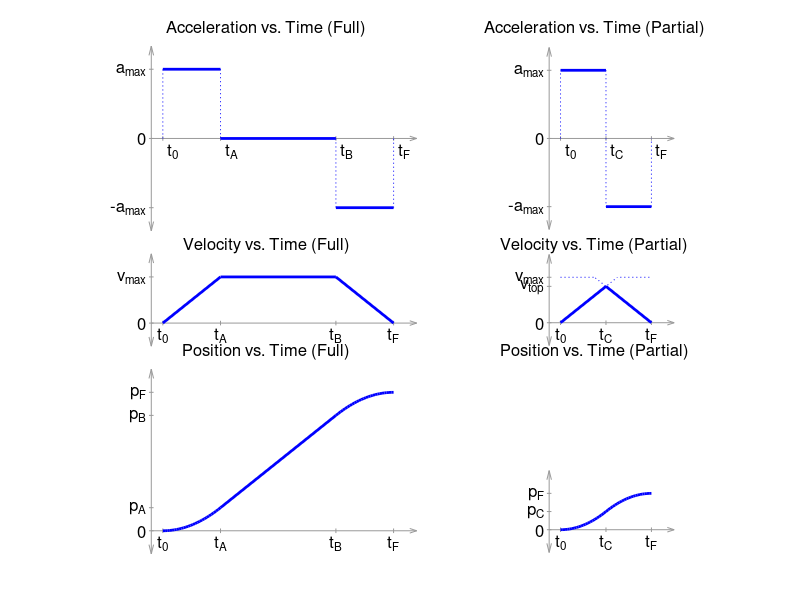

The MATLAB source for this figure:
%% Constants
t0 = 0.5;
tA = 3.0;
tB = 8.0;
tF = 10.5;
tC = 2.5;
tP = 4.5;

%% Functions
format = @(txt) set(txt, 'FontSize', 12, 'Color', [0.0, 0.0, 0.0]);
grey = @(obj) set(obj, 'Color', [0.6, 0.6, 0.6]);

set(figure, 'Color', [1 1 1]);

%% Acceleration plot (Full)
ha = axes('ActivePositionProperty', 'position', ...
          'Position', [2/27 16/26 14/27 8/26], ...
          'XLim', [-2 12], 'YLim', [-4 4]);
hold(ha, 'on');
axis(ha, 'equal');
set(ha, 'Visible', 'off');

% t-axis
grey(line([0 11.5], [0 0]));
% t-ticks
grey(line([t0 t0], 0.1 * [1 -1]));
grey(line([tA tA], 0.1 * [1 -1]));
grey(line([tB tB], 0.1 * [1 -1]));
grey(line([tF tF], 0.1 * [1 -1]));
% t-arrow
grey(line(11.5 - 0.3 * [1 0 1], 0.1 * [-1 0 1]));

% a-axis
grey(line([0 0], 4 * [1 -1]));
% a-ticks
grey(line(0.1 * [-1 1], 3 * [1 1]));
grey(line(0.1 * [-1 1], [0 0]));
grey(line(0.1 * [-1 1], -3 * [1 1]));
% a-arrows
grey(line(0.1 * [-1 0 1], 4 - 0.4 * [1 0 1]));
grey(line(0.1 * [-1 0 1], 0.4 * [1 0 1] - 4));

% data
plot(ha, [t0 t0], [ 0  3], 'b:');
plot(ha, [t0 tA], [ 3  3], 'b-', 'LineWidth', 2);
plot(ha, [tA tA], [ 3  0], 'b:');
plot(ha, [tA tB], [ 0  0], 'b-', 'LineWidth', 2);
plot(ha, [tB tB], [ 0 -3], 'b:');
plot(ha, [tB tF], [-3 -3], 'b-', 'LineWidth', 2);
plot(ha, [tF tF], [-3  0], 'b:');

% title
format(text(0.5, 1.1, 'Acceleration vs. Time (Full)', ...
    'HorizontalAlignment', 'center', ...
    'VerticalAlignment', 'middle', ...
    'Units', 'normalized'));

% t-axis labels
format(text([t0 tA tB tF] + 0.2, -0.2 * [1 1 1 1], ...
    {'t_0', 't_A', 't_B', 't_F'}, ...
    'HorizontalAlignment', 'left', ...
    'VerticalAlignment', 'top', ...
    'Units', 'data'));

% a-axis labels
format(text(-0.2 * [1 1 1], 3 * [1 0 -1], ...
    {'a_{max}', '0', '-a_{max}'}, ...
    'HorizontalAlignment', 'right', ...
    'VerticalAlignment', 'middle', ...
    'Units', 'data'));

%% Acceleration plot (Partial)
ha = axes('ActivePositionProperty', 'position', ...
          'Position', [17/27 16/26 5/22 8/26], ...
          'XLim', [-2 6], 'YLim', [-4 4]);
hold(ha, 'on');
axis(ha, 'equal');
set(ha, 'Visible', 'off');

% t-axis
grey(line([0 5.5], [0 0]));
% t-ticks
grey(line([t0 t0], 0.1 * [1 -1]));
grey(line([tC tC], 0.1 * [1 -1]));
grey(line([tP tP], 0.1 * [1 -1]));
% t-arrow
grey(line(5.5 - 0.3 * [1 0 1], 0.1 * [-1 0 1]));

% a-axis
grey(line([0 0], 4 * [1 -1]));
% a-ticks
grey(line(0.1 * [-1 1], 3 * [1 1]));
grey(line(0.1 * [-1 1], [0 0]));
grey(line(0.1 * [-1 1], -3 * [1 1]));
% a-arrows
grey(line(0.1 * [-1 0 1], 4 - 0.4 * [1 0 1]));
grey(line(0.1 * [-1 0 1], 0.4 * [1 0 1] - 4));

% data
plot(ha, [t0 t0], [ 0  3], 'b:');
plot(ha, [t0 tC], [ 3  3], 'b-', 'LineWidth', 2);
plot(ha, [tC tC], [ 3 -3], 'b:');
plot(ha, [tC tP], [-3 -3], 'b-', 'LineWidth', 2);
plot(ha, [tP tP], [-3  0], 'b:');

% title
format(text(0.5, 1.1, 'Acceleration vs. Time (Partial)', ...
    'HorizontalAlignment', 'center', ...
    'VerticalAlignment', 'middle', ...
    'Units', 'normalized'));

% t-axis labels
format(text([t0 tC tP] + 0.2, -0.2 * [1 1 1], ...
    {'t_0', 't_C', 't_F'}, ...
    'HorizontalAlignment', 'left', ...
    'VerticalAlignment', 'top', ...
    'Units', 'data'));

% a-axis labels
format(text(-0.2 * [1 1 1], 3 * [1 0 -1], ...
    {'a_{max}', '0', '-a_{max}'}, ...
    'HorizontalAlignment', 'right', ...
    'VerticalAlignment', 'middle', ...
    'Units', 'data'));

%% Velocity plot (Full)
ha = axes('ActivePositionProperty', 'position', ...
          'Position', [2/27 11/26 14/27 4/26], ...
          'XLim', [-2 12], 'YLim', [-1 3]);
hold(ha, 'on');
axis(ha, 'equal');
set(ha, 'Visible', 'off');

% t-axis
grey(line([0 11.5], [0 0]));
% t-ticks
grey(line([t0 t0], 0.1 * [1 -1]));
grey(line([tA tA], 0.1 * [1 -1]));
grey(line([tB tB], 0.1 * [1 -1]));
grey(line([tF tF], 0.1 * [1 -1]));
% t-arrow
grey(line(11.5 - 0.3 * [1 0 1], 0.1 * [-1 0 1]));

% v-axis
grey(line([0 0], [3 -1]));
% v-ticks
grey(line(0.1 * [-1 1], 2 * [1 1]));
grey(line(0.1 * [-1 1], [0 0]));
% v-arrows
grey(line(0.1 * [-1 0 1], 3 - 0.4 * [1 0 1]));
grey(line(0.1 * [-1 0 1], 0.4 * [1 0 1] - 1));

% data
plot(ha, [t0 tA tB tF], [0 2 2 0], 'b-', 'LineWidth', 2);

% title
format(text(0.5, 1.1, 'Velocity vs. Time (Full)', ...
    'HorizontalAlignment', 'center', ...
    'VerticalAlignment', 'middle', ...
    'Units', 'normalized'));

% t-axis labels
format(text([t0 tA tB tF], -0.2 * [1 1 1 1], ...
    {'t_0', 't_A', 't_B', 't_F'}, ...
    'HorizontalAlignment', 'center', ...
    'VerticalAlignment', 'top', ...
    'Units', 'data'));

% v-axis labels
format(text(-0.2 * [1 1], 2 * [1 0], ...
    {'v_{max}', '0'}, ...
    'HorizontalAlignment', 'right', ...
    'VerticalAlignment', 'middle', ...
    'Units', 'data'));

%% Velocity plot (Partial)
ha = axes('ActivePositionProperty', 'position', ...
          'Position', [17/27 11/26 5/22 4/26], ...
          'XLim', [-2 6], 'YLim', [-1 3]);
hold(ha, 'on');
axis(ha, 'equal');
set(ha, 'Visible', 'off');

% t-axis
grey(line([0 5.5], [0 0]));
% t-ticks
grey(line([t0 t0], 0.1 * [1 -1]));
grey(line([tC tC], 0.1 * [1 -1]));
grey(line([tP tP], 0.1 * [1 -1]));
% t-arrow
grey(line(5.5 - 0.3 * [1 0 1], 0.1 * [-1 0 1]));

% v-axis
grey(line([0 0], [3 -1]));
% v-ticks
grey(line(0.1 * [-1 1], 2 * [1 1]));
grey(line(0.1 * [-1 1], 1.6 * [1 1]));
grey(line(0.1 * [-1 1], [0 0]));
% v-arrows
grey(line(0.1 * [-1 0 1], 3 - 0.4 * [1 0 1]));
grey(line(0.1 * [-1 0 1], 0.4 * [1 0 1] - 1));

% data
dt = (2 - 1.6) * (2 / 1.6);
plot(ha, [t0 tC tP], [0 1.6 0], 'b-', 'LineWidth', 2);
plot(ha, [t0 tC+dt*[-1 0 1] tP], [2 2 1.6 2 2], 'b:');

% title
format(text(0.5, 1.1, 'Velocity vs. Time (Partial)', ...
    'HorizontalAlignment', 'center', ...
    'VerticalAlignment', 'middle', ...
    'Units', 'normalized'));

% t-axis labels
format(text([t0 tC tP], -0.2 * [1 1 1], ...
    {'t_0', 't_C', 't_F'}, ...
    'HorizontalAlignment', 'center', ...
    'VerticalAlignment', 'top', ...
    'Units', 'data'));

% v-axis labels
format(text(-0.2 * [1 1 1], [2 1.6 0], ...
    {'v_{max}', 'v_{top}', '0'}, ...
    'HorizontalAlignment', 'right', ...
    'VerticalAlignment', 'middle', ...
    'Units', 'data'));

%% Position plot (Full)
ha = axes('ActivePositionProperty', 'position', ...
          'Position', [2/27 2/26 14/27 8/26], ...
          'XLim', [-2 12], 'YLim', [-1 7]);
hold(ha, 'on');
axis(ha, 'equal');
set(ha, 'Visible', 'off');

% t-axis
grey(line([0 11.5], [0 0]));
% t-ticks
grey(line([t0 t0], 0.1 * [1 -1]));
grey(line([tA tA], 0.1 * [1 -1]));
grey(line([tB tB], 0.1 * [1 -1]));
grey(line([tF tF], 0.1 * [1 -1]));
% t-arrow
grey(line(11.5 - 0.3 * [1 0 1], 0.1 * [-1 0 1]));

% p-axis
grey(line([0 0], [7 -1]));
% p-ticks
grey(line(0.1 * [-1 1], 6 * [1 1]));
grey(line(0.1 * [-1 1], 5 * [1 1]));
grey(line(0.1 * [-1 1], [1 1]));
grey(line(0.1 * [-1 1], [0 0]));
% p-arrows
grey(line(0.1 * [-1 0 1], 7 - 0.4 * [1 0 1]));
grey(line(0.1 * [-1 0 1], 0.4 * [1 0 1] - 1));

% data
plot(ha, [t0:0.1:tA], ([t0:0.1:tA] - t0).^2 / (tA - t0).^2, 'b-', 'LineWidth', 2);
plot(ha, [tA tB], [1 5], 'b-', 'LineWidth', 2);
plot(ha, [tB:0.1:tF], 5 + 2 / (tF - tB) * ([tB:0.1:tF] - tB) - ([tB:0.1:tF] - tB).^2 / (tF - tB).^2, 'b-', 'LineWidth', 2);

% title
format(text(0.5, 1.1, 'Position vs. Time (Full)', ...
    'HorizontalAlignment', 'center', ...
    'VerticalAlignment', 'middle', ...
    'Units', 'normalized'));

% t-axis labels
format(text([t0 tA tB tF], -0.2 * [1 1 1 1], ...
    {'t_0', 't_A', 't_B', 't_F'}, ...
    'HorizontalAlignment', 'center', ...
    'VerticalAlignment', 'top', ...
    'Units', 'data'));

% p-axis labels
format(text(-0.2 * [1 1 1 1], [0 1 5 6], ...
    {'0', 'p_A', 'p_B', 'p_F'}, ...
    'HorizontalAlignment', 'right', ...
    'VerticalAlignment', 'middle', ...
    'Units', 'data'));

%% Position plot (Partial)
ha = axes('ActivePositionProperty', 'position', ...
          'Position', [17/27 2/26 5/22 8/26], ...
          'XLim', [-2 6], 'YLim', [-1 7]);
hold(ha, 'on');
axis(ha, 'equal');
set(ha, 'Visible', 'off');

% t-axis
grey(line([0 5.5], [0 0]));
% t-ticks
grey(line([t0 t0], 0.1 * [1 -1]));
grey(line([tC tC], 0.1 * [1 -1]));
grey(line([tP tP], 0.1 * [1 -1]));
% t-arrow
grey(line(5.5 - 0.3 * [1 0 1], 0.1 * [-1 0 1]));

% p-axis
grey(line([0 0], [2.6 -1]));
% p-ticks
grey(line(0.1 * [-1 1], 1.6 * [1 1]));
grey(line(0.1 * [-1 1], 0.8 * [1 1]));
grey(line(0.1 * [-1 1], [0 0]));
% p-arrows
grey(line(0.1 * [-1 0 1], 2.6 - 0.4 * [1 0 1]));
grey(line(0.1 * [-1 0 1], 0.4 * [1 0 1] - 1));

% data
plot(ha, [t0:0.1:tC], 0.8 * ([t0:0.1:tC] - t0).^2 / (tC - t0).^2, 'b-', 'LineWidth', 2);
plot(ha, [tC:0.1:tP], 0.8 + 1.6 / (tP - tC) * ([tC:0.1:tP] - tC) - 0.8 * ([tC:0.1:tP] - tC).^2 / (tP - tC).^2, 'b-', 'LineWidth', 2);

% title
format(text(0.5, 1.1, 'Position vs. Time (Partial)', ...
    'HorizontalAlignment', 'center', ...
    'VerticalAlignment', 'middle', ...
    'Units', 'normalized'));

% t-axis labels
format(text([t0 tC tP], -0.2 * [1 1 1], ...
    {'t_0', 't_C', 't_F'}, ...
    'HorizontalAlignment', 'center', ...
    'VerticalAlignment', 'top', ...
    'Units', 'data'));

% p-axis labels
format(text(-0.2 * [1 1 1], [0 0.8 1.6], ...
    {'0', 'p_C', 'p_F'}, ...
    'HorizontalAlignment', 'right', ...
    'VerticalAlignment', 'middle', ...
    'Units', 'data'));
